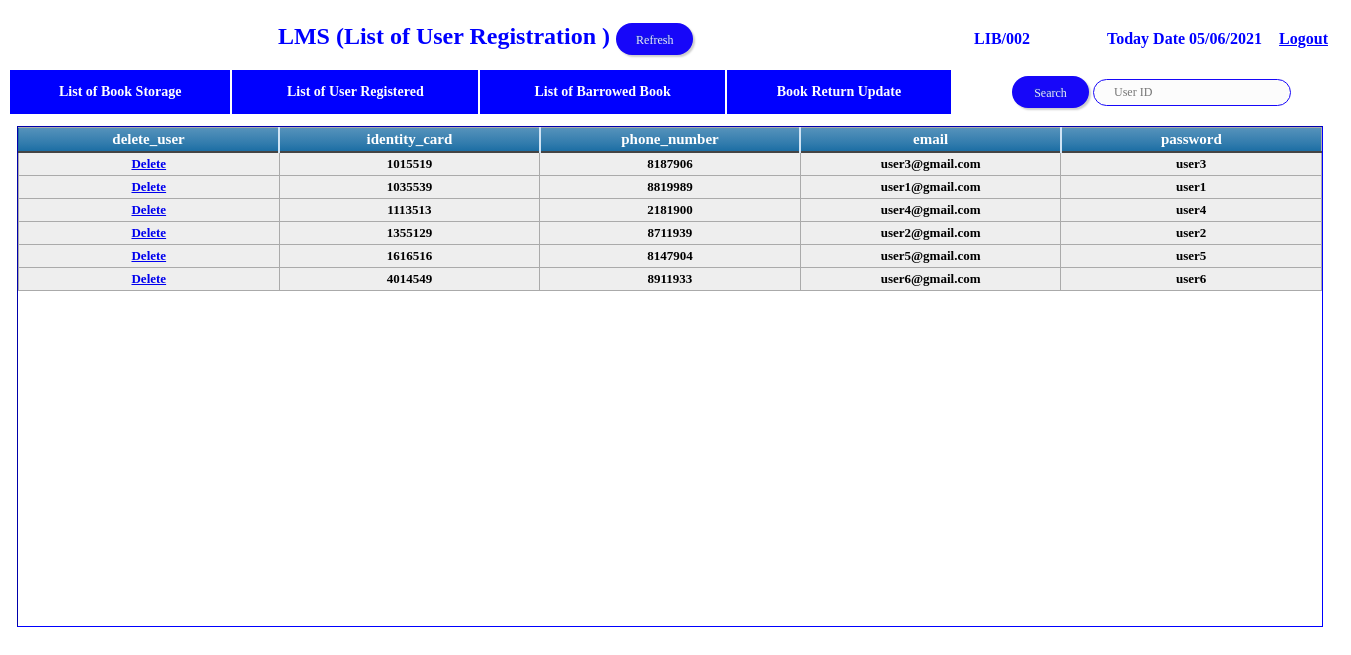
Page /root/admin_user_registration.php (signed in) on the committed database.
### tables this page shows
CREATE TABLE IF NOT EXISTS `user_detail` (
  `identity_card` int(16) NOT NULL,
  `phone_number` int(20) NOT NULL,
  `email` varchar(30) NOT NULL,
  `password` varchar(10) NOT NULL
);

### root/admin_user_registration.php (the view, shortened to what this page needs)
<!DOCTYPE html PUBLIC "-//W3C//DTD XHTML 1.0 Transitional//EN" "http://www.w3.org/TR/xhtml1/DTD/xhtml1-transitional.dtd">
<html xmlns="http://www.w3.org/1999/xhtml">
<head>
</head>
<body>
<table width="1333" height="638" border="0">
  <tr>
    <th height="56" colspan="5" class="title" scope="col"><form id="form5" name="form5" method="post" action="<?php echo $_SERVER['PHP_SELF']; ?>">
      LMS (List of User Registration )
        <input name="btnrefresh" type="submit" class="btn-enjoy-css111" id="btnrefresh" value="Refresh" />
    </form></th>
    <th colspan="2" align="center" scope="col"><form id="form6" name="form6" method="post" action="<?php echo $_SERVER['PHP_SELF']; ?>">
      <table width="360" height="37" border="0">
        <tr>
          <th width="114" align="left" class="label1" scope="col"><?php
	  $c = mysqli_connect("localhost","root","","library_management_system");
	  $s = "SELECT librarian_name FROM admin WHERE librarian_name  = '$_SESSION[u]'";
	  $result = mysqli_query($c,$s);
	  if ($result->num_rows > 0) {
      while($row = $result->fetch_assoc()) {
      echo "".$row["librarian_name"] ."";
	   }
      } else {
      echo  "Your ID Deleted";
      }
		?></th>
          <th width="170" align="right" class="label1" scope="col"><?php echo "Today Date ".date("m/d/Y")."" ?></th>
          <th width="62" align="right" scope="col"><a href="admin_logout.php" class="label1">Logout</a></th>
        </tr>
      </table>
    </form></th>
  </tr>
  <tr>
    <th height="42" class="menubox" scope="col"><a href="admin_book_storage.php" class="menubox">List of Book Storage</a></th>
    <th class="menubox" scope="col"><a href="admin_user_registration.php" class="menubox">List of User Registered</a></th>
    <th class="menubox" scope="col"><a href="admin_barrowed_book.php" class="menubox">List of Barrowed Book</a></th>
    <th class="menubox" scope="col"><a href="admin_book_return_update.php" class="menubox">Book Return Update</a></th>
    <th width="6" scope="col">&nbsp;</th>
    <th width="125" height="42" align="right" scope="col"><form id="form4" name="form4" method="post" action="<?php echo $_SERVER['PHP_SELF']; ?>">
      <input name="btnsearchbookid" type="submit" class="btn-enjoy-css1" id="btnsearchbookid" value="Search" />
    </th>
    <th width="245" align="left" scope="col">
      <input name="txtsearchuserid" type="text" class="enjoy-css1" id="txtsearchuserid" place placeholder="User ID"/>
    </th>
  </tr>
  <tr>
    <th height="525" colspan="7" scope="col">
      <div class="scroolbookstorage" id="txtuserregistre">
<table width="100%" align="center" class="blueTable">
<thead>
<tr>
<th width="10%" align="center">delete_user</th>
<th width="10%" align="center">identity_card</th>
<th width="10%" align="center">phone_number</th>
<th width="10%" align="center">email</th>
<th width="10%" align="center">password</th>
</tr>
</thead>
<?php
$c = mysqli_connect("localhost","root","","library_management_system");
$s = "SELECT identity_card, phone_number, email, password FROM user_detail";
$result = mysqli_query($c,$s);
if ($result->num_rows > 0) {
    while($row = $result->fetch_assoc()) {
echo "<tbody>";
echo "<tr>";
echo "<td align=center><a href='delete_user.php?delete=$row[identity_card]'>Delete</td>";
echo "<td align=center>$row[identity_card]</td>";
echo "<td align=center>$row[phone_number]</td>";
echo "<td align=center>$row[email]</td>";
echo "<td align=center>$row[password]</td>";
echo "</tr>";
echo "</tbody>";
  }
  }
	else
  {
    echo "0 results";
	}
	?>
</table></div>
  </th>
  </tr>
</table>
</body>
</html>

### root/admin_user_registration.php (style rules this page uses)
table.blueTable { border: 1px solid #1C6EA4; background-color: #EEEEEE; width: 100%; text-align: left; border-collapse: collapse; font-family: "Palatino Linotype", "Book Antiqua", Palatino, serif; }
table.blueTable td, table.blueTable th { border: 1px solid #AAAAAA; padding: 3px 2px; }
table.blueTable tbody td { font-size: 13px; }
table.blueTable thead { background: #1C6EA4; background: -moz-linear-gradient(top, #5592bb 0%, #327cad 66%, #1C6EA4 100%); background: -webkit-linear-gradient(top, #5592bb 0%, #327cad 66%, #1C6EA4 100%); background: linear-gradient(to bottom, #5592bb 0%, #327cad 66%, #1C6EA4 100%); border-bottom: 2px solid #444444; }
table.blueTable thead th { font-size: 15px; font-weight: bold; color: #FFFFFF; border-left: 2px solid #D0E4F5; }
table.blueTable thead th:first-child { border-left: none; }
.scroolbookstorage { height: 499px; width: 1304px; overflow: scroll; visibility: inherit; left: 17px; top: 126px; position: absolute; border: thin inset #00F; }
.menubox { font-family: "Palatino Linotype", "Book Antiqua", Palatino, serif; font-size: 14px; color: #FFF; background-color: #0000FF; text-decoration: none; }
.title { font-family: "Palatino Linotype", "Book Antiqua", Palatino, serif; font-size: 24px; color: #00F; }
.enjoy-css1 { display: inline-block; -webkit-box-sizing: content-box; -moz-box-sizing: content-box; box-sizing: content-box; width: 13em; height: 5px; border: 1px solid rgba(23,7,249,1); -webkit-border-radius: 20px; border-radius: 20px; font: normal 12px/normal "Palatino Linotype", "Book Antiqua", Palatino, serif; color: rgba(7,7,7,1); -o-text-overflow: clip; text-overflow: clip; background: rgba(252,252,252,1); -webkit-transition: all 200ms cubic-bezier(0.42, 0, 0.58, 1); -moz-transition: all 200ms cubic-bezier(0.42, 0, 0.58, 1); -o-transition: all 200ms cubic-bezier(0.42, 0, 0.58, 1); transition: all 200ms cubic-bezier(0.42, 0, 0.58, 1); padding-top: 10px; padding-right: 20px; padding-bottom: 10px; padding-left: 20px; }
.label1 { font-family: "Palatino Linotype", "Book Antiqua", Palatino, serif; font-size: 16px; color: #00F; }
.btn-enjoy-css1 { display: inline-block; -webkit-box-sizing: content-box; -moz-box-sizing: content-box; box-sizing: content-box; width: 37px; height: 12px; cursor: pointer; padding: 10px 20px; border: none; -webkit-border-radius: 25px; border-radius: 25px; font: normal 12px/normal "Palatino Linotype", "Book Antiqua", Palatino, serif; color: rgba(255,255,255,0.9); text-align: center; -o-text-overflow: clip; text-overflow: clip; background: rgba(23,7,249,1); -webkit-box-shadow: 2px 2px 2px 0 rgba(0,0,0,0.2) ; box-shadow: 2px 2px 2px 0 rgba(0,0,0,0.2) ; text-shadow: -1px -1px 0 rgba(15,73,168,0.66) ; -webkit-transition: all 300ms cubic-bezier(0.42, 0, 0.58, 1); -moz-transition: all 300ms cubic-bezier(0.42, 0, 0.58, 1); -o-transition: all 300ms cubic-bezier(0.42, 0, 0.58, 1); transition: all 300ms cubic-bezier(0.42, 0, 0.58, 1); }
.btn-enjoy-css111 { display: inline-block; -webkit-box-sizing: content-box; -moz-box-sizing: content-box; box-sizing: content-box; width: 37px; height: 12px; cursor: pointer; padding: 10px 20px; border: none; -webkit-border-radius: 25px; border-radius: 25px; font: normal 12px/normal "Palatino Linotype", "Book Antiqua", Palatino, serif; color: rgba(255,255,255,0.9); text-align: center; -o-text-overflow: clip; text-overflow: clip; background: rgba(23,7,249,1); -webkit-box-shadow: 2px 2px 2px 0 rgba(0,0,0,0.2) ; box-shadow: 2px 2px 2px 0 rgba(0,0,0,0.2) ; text-shadow: -1px -1px 0 rgba(15,73,168,0.66) ; -webkit-transition: all 300ms cubic-bezier(0.42, 0, 0.58, 1); -moz-transition: all 300ms cubic-bezier(0.42, 0, 0.58, 1); -o-transition: all 300ms cubic-bezier(0.42, 0, 0.58, 1); transition: all 300ms cubic-bezier(0.42, 0, 0.58, 1); }

### rows in the picture
user_detail: identity_card "1015519", phone_number "8187906", email "user3@gmail.com", password "user3"
user_detail: identity_card "1035539", phone_number "8819989", email "user1@gmail.com", password "user1"
user_detail: identity_card "1113513", phone_number "2181900", email "user4@gmail.com", password "user4"
user_detail: identity_card "1355129", phone_number "8711939", email "user2@gmail.com", password "user2"
user_detail: identity_card "1616516", phone_number "8147904", email "user5@gmail.com", password "user5"
user_detail: identity_card "4014549", phone_number "8911933", email "user6@gmail.com", password "user6"

### other values in the picture
$row["librarian_name"] "LIB/002"
